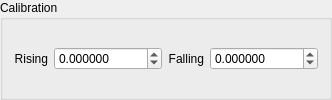
          <widget class="QGroupBox" name="JointCalibrationGroupBox">
           <property name="enabled">
            <bool>true</bool>
           </property>
           <property name="title">
            <string>Calibration</string>
           </property>
           <layout class="QHBoxLayout">
            <item>
             <widget class="QLabel" name="label_68">
              <property name="maximumSize">
               <size>
                <width>16777215</width>
                <height>16777215</height>
               </size>
              </property>
              <property name="layoutDirection">
               <enum>Qt::LeftToRight</enum>
              </property>
              <property name="text">
               <string>Rising</string>
              </property>
              <property name="alignment">
               <set>Qt::AlignRight|Qt::AlignTrailing|Qt::AlignVCenter</set>
              </property>
             </widget>
            </item>
            <item>
             <widget class="QDoubleSpinBox" name="JointCalibrationRisingSpinBox">
              <property name="decimals">
               <number>6</number>
              </property>
              <property name="minimum">
               <double>-10000.000000000000000</double>
              </property>
              <property name="maximum">
               <double>10000.000000000000000</double>
              </property>
              <property name="singleStep">
               <double>0.001000000000000</double>
              </property>
              <property name="value">
               <double>0.000000000000000</double>
              </property>
             </widget>
            </item>
            <item>
             <widget class="QLabel" name="label_69">
              <property name="maximumSize">
               <size>
                <width>16777215</width>
                <height>16777215</height>
               </size>
              </property>
              <property name="layoutDirection">
               <enum>Qt::LeftToRight</enum>
              </property>
              <property name="text">
               <string>Falling</string>
              </property>
              <property name="alignment">
               <set>Qt::AlignRight|Qt::AlignTrailing|Qt::AlignVCenter</set>
              </property>
             </widget>
            </item>
            <item>
             <widget class="QDoubleSpinBox" name="JointCalibrationFallingSpinBox">
              <property name="decimals">
               <number>6</number>
              </property>
              <property name="minimum">
               <double>-10000.000000000000000</double>
              </property>
              <property name="maximum">
               <double>10000.000000000000000</double>
              </property>
              <property name="singleStep">
               <double>0.001000000000000</double>
              </property>
             </widget>
            </item>
           </layout>
          </widget>
